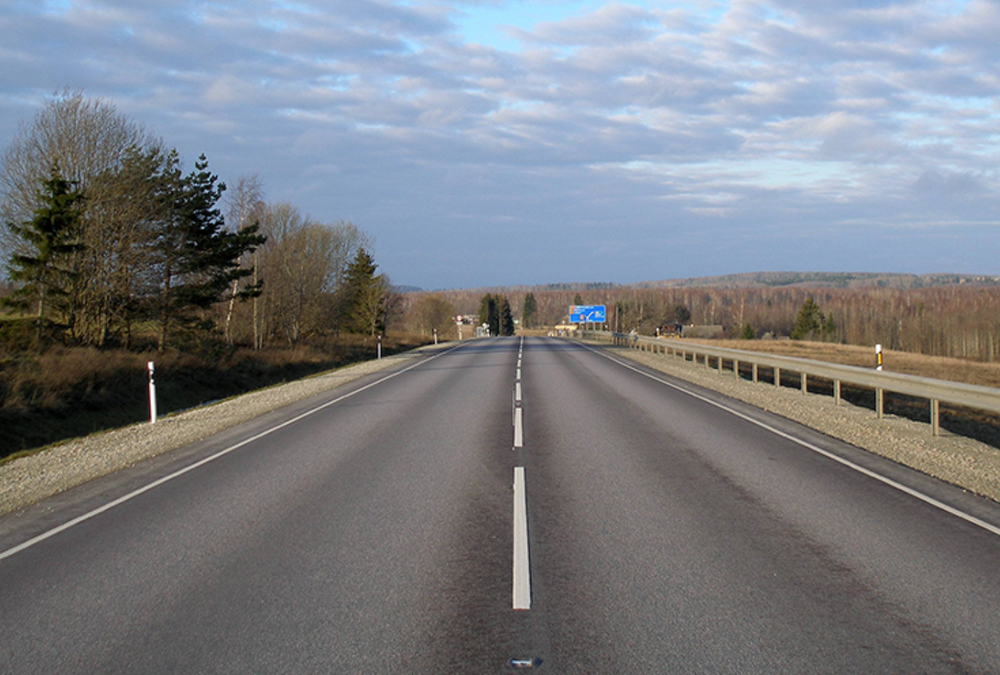
#> input picture 2/road.png, 1000 x 675 px, shrunk from 1378 x 930 before the run
$ python lane_detection.py
#> lines starting #> are read from the running program, lines starting #| are printed output that depends on the picture; after the words box and inside, x2 and y2 are one past the last pixel; in counts of white or black regions, pixels touching at a corner belong together
import cv2
import numpy as np
import matplotlib.pyplot as plt
import os

# [152 lines left out: functions region_of_interest, draw_lines, lane_detection_pipeline, not called in this run]

# 算法分析 (已更新)
analysis = """
Algorithm Analysis:
1. **Grayscale Conversion**: Converts the color image to grayscale to reduce computational complexity.
2. **Gaussian Blur**: Applies a Gaussian filter to smooth the image and reduce noise.
3. **Canny Edge Detection**: Detects edges in the image by looking for strong gradients.
4. **Region of Interest (ROI)**: A mask is applied to focus only on the road area, eliminating irrelevant edges from the environment.
5. **Hough Transform**: The Probabilistic Hough Transform is used to detect line segments in the edge-detected image.
6. **Line Filtering and Extrapolation**: (Improved Step) The detected line segments are separated into left and right lanes based on their slope. Segments with near-horizontal slopes are filtered out as noise. Linear regression (polyfit) is then used to fit a single solid line for each lane, which is extrapolated to cover the full region of interest, providing a clean visualization of the lane boundaries.
"""

if __name__ == "__main__":
    print(analysis)
    # 请将此处修改为你拍摄的校园道路图片文件名
    input_image = 'campus_road.jpg'
    output_image = 'campus_road_result.jpg'

    # 如果没有图片，代码会提示错误。# filepath: c:\Users\bond\Desktop\cv\ex\2\lane_detection.py
import cv2
import numpy as np
import matplotlib.pyplot as plt
import os

def region_of_interest(img, vertices):
    """
    应用图像掩膜。
    只保留由 `vertices` 定义的多边形区域内的图像，其余部分置黑。
    """
    mask = np.zeros_like(img)

    if len(img.shape) > 2:
        channel_count = img.shape[2]
        ignore_mask_color = (255,) * channel_count
    else:
        ignore_mask_color = 255

    cv2.fillPoly(mask, vertices, ignore_mask_color)
    masked_image = cv2.bitwise_and(img, mask)
    return masked_image

def draw_lines(img, lines, color=[0, 255, 0], thickness=8):
    """
    改进后的画线函数：
    1. 根据斜率区分左右车道。
    2. 过滤掉斜率过小的噪点（如水平线）。
    3. 对左右车道的点进行线性拟合，画出完整的车道线。
    """
    if lines is None:
        return

    # 存储左右车道的点
    left_x, left_y = [], []
    right_x, right_y = [], []

    # 图像尺寸
    height, width = img.shape[:2]
    # 设定车道线延伸的最高点（对应ROI的顶部比例）
    y_min = int(height * 0.6)
    y_max = height

    for line in lines:
        for x1, y1, x2, y2 in line:
            # 计算斜率
            if x2 == x1:
                continue # 防止除以0
            slope = (y2 - y1) / (x2 - x1)

            # 过滤掉斜率绝对值太小的线（近似水平的线通常不是车道线）
            if abs(slope) < 0.4:
                continue

            # 根据斜率正负区分左右车道
            # 在图像坐标系中，y向下增大。
            # 左车道：x增大时y减小（向上延伸），斜率 < 0
            # 右车道：x增大时y增大（向下延伸），斜率 > 0
            if slope < 0:
                left_x.extend([x1, x2])
                left_y.extend([y1, y2])
            else:
                right_x.extend([x1, x2])
                right_y.extend([y1, y2])

    # 内部函数：拟合并不画线
    def fit_and_draw(x_points, y_points):
        if len(x_points) >= 2:
            # 1次多项式拟合 (y = mx + b)
            poly = np.polyfit(x_points, y_points, 1)
            m = poly[0]
            b = poly[1]

            # 根据直线方程计算端点
            # x = (y - b) / m
            if m != 0:
                x1 = int((y_max - b) / m)
                x2 = int((y_min - b) / m)
                cv2.line(img, (x1, y_max), (x2, y_min), color, thickness)

    fit_and_draw(left_x, left_y)
    fit_and_draw(right_x, right_y)

def lane_detection_pipeline(image_path, output_path):
    # 1. 读取图像
#> called with image_path = 'road.png', output_path = 'road_result.png'
    if not os.path.exists(image_path):
        print(f"Error: Image {image_path} not found.")
        return

    image = cv2.imread(image_path)
#> image is the input picture: shape (675, 1000, 3); mean B, G, R 131.5, 126, 122.7
    if image is None:
        print(f"Error: Could not read image {image_path}.")
        return

    image_rgb = cv2.cvtColor(image, cv2.COLOR_BGR2RGB)

    # 2. 灰度化
    gray = cv2.cvtColor(image, cv2.COLOR_BGR2GRAY)
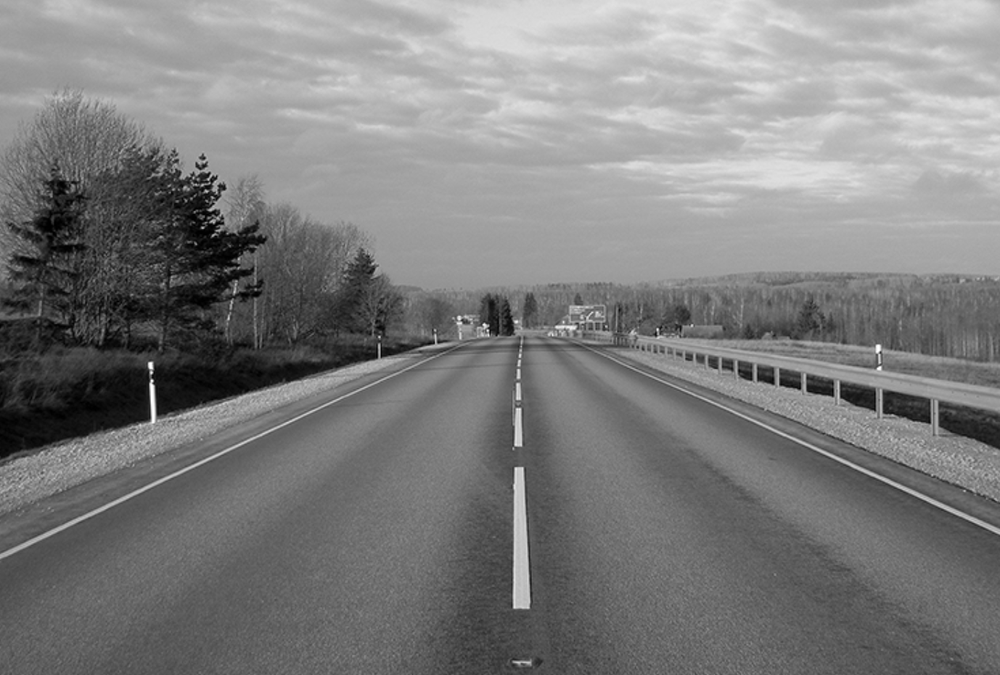
#> gray: shape (675, 1000); min 0, max 255, mean 125.7

    # 3. 高斯模糊
    kernel_size = 5
    blur_gray = cv2.GaussianBlur(gray, (kernel_size, kernel_size), 0)

    # 4. Canny 边缘检测
    low_threshold = 50
    high_threshold = 150
    edges = cv2.Canny(blur_gray, low_threshold, high_threshold)
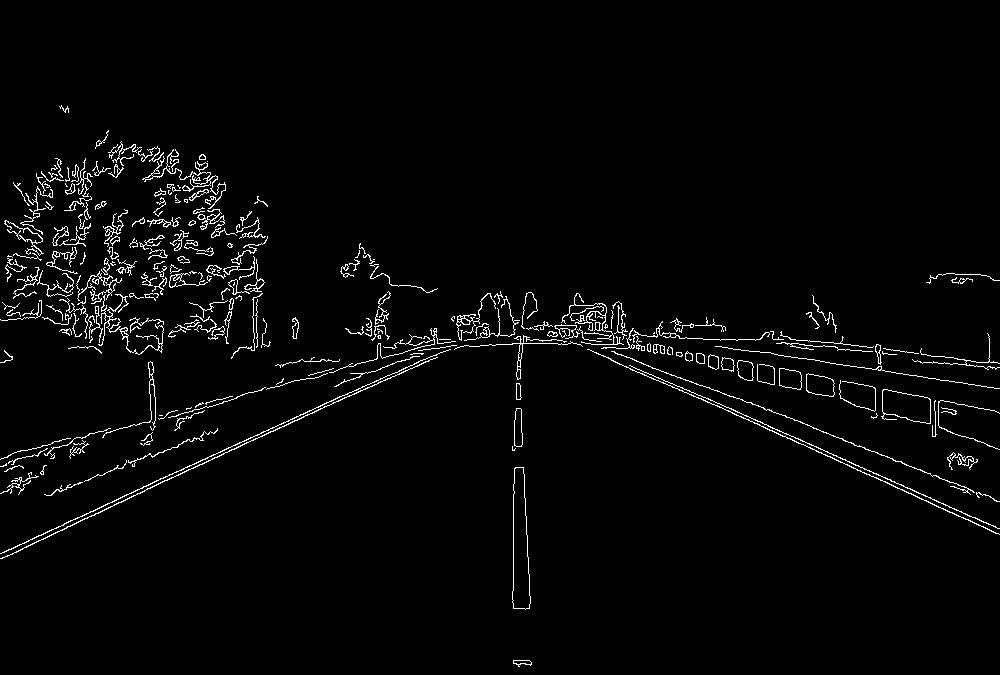
#> edges: shape (675, 1000); 2.6% white in thin lines or dots, all inside (x1, y1, x2, y2) = (0, 105, 1000, 667)

    # 5. 感兴趣区域 (ROI) 选择
    imshape = image.shape
#> imshape = (675, 1000, 3)
    height = imshape[0]
#> height = 675
    width = imshape[1]
#> width = 1000

    # 定义梯形掩膜顶点
    # 注意：如果是校园道路，可能需要根据实际拍摄角度调整这些比例
    vertices = np.array([[(0, height),
                          (width * 0.45, height * 0.6),
                          (width * 0.55, height * 0.6),
                          (width, height)]], dtype=np.int32)

    masked_edges = region_of_interest(edges, vertices)
#> in region_of_interest, `cv2.fillPoly(mask, vertices, ignore_mask_color)`:
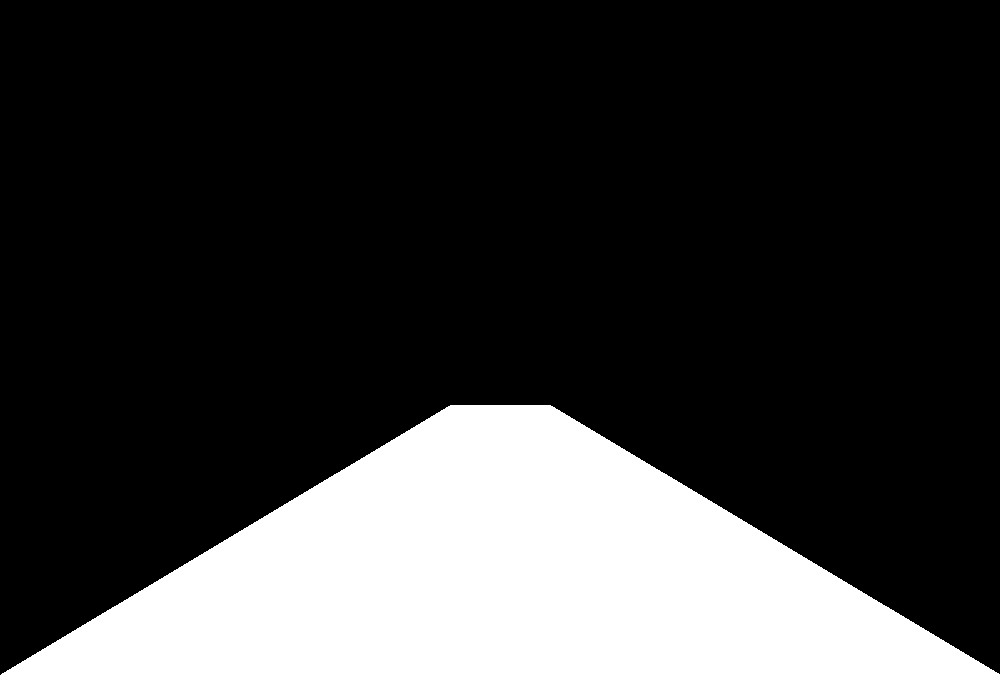
#> mask: shape (675, 1000); 22% white; 1 white region, box (x1, y1, x2, y2) and area: (1, 405, 1000, 675) 148680
#> in region_of_interest, `masked_image = cv2.bitwise_and(img, mask)`:
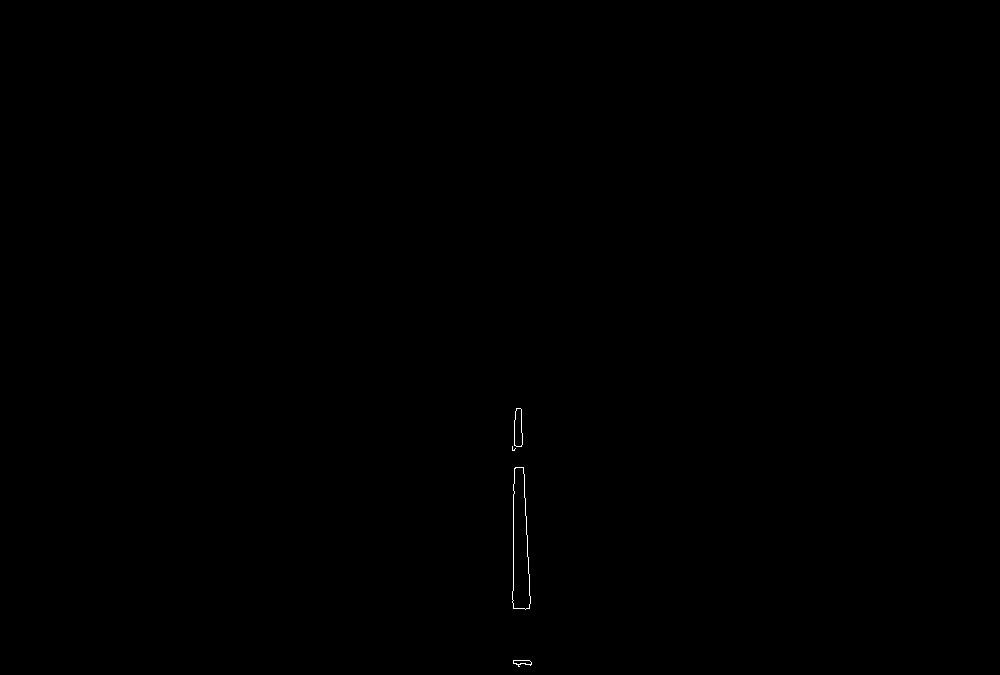
#> masked_image: shape (675, 1000); 0.07% white in thin lines or dots, all inside (x1, y1, x2, y2) = (512, 408, 532, 667)

    # 6. 霍夫变换 (Hough Transform)
    rho = 1             # 距离分辨率 (像素)
    theta = np.pi/180   # 角度分辨率 (弧度)
    threshold = 15      # 最小投票数
    min_line_len = 40   # 最小线段长度
    max_line_gap = 20   # 允许的最大线段间隙

    lines = cv2.HoughLinesP(masked_edges, rho, theta, threshold, np.array([]),
                            minLineLength=min_line_len, maxLineGap=max_line_gap)
#> lines = [[523, 467, 530, 603], [513, 608, 513, 484], [514, 493, 514, 420]]

    # 7. 在空白图像上绘制拟合后的车道线
    line_image = np.zeros((height, width, 3), dtype=np.uint8)
    draw_lines(line_image, lines)
#> the loop in draw_lines, `for line in lines:` made 3 passes
#> after the loop in draw_lines, `for line in lines:`: left_x = []; right_x = [523, 530]; right_y = [467, 603]

    # 8. 将车道线叠加回原图
    result = cv2.addWeighted(image, 0.8, line_image, 1, 0)
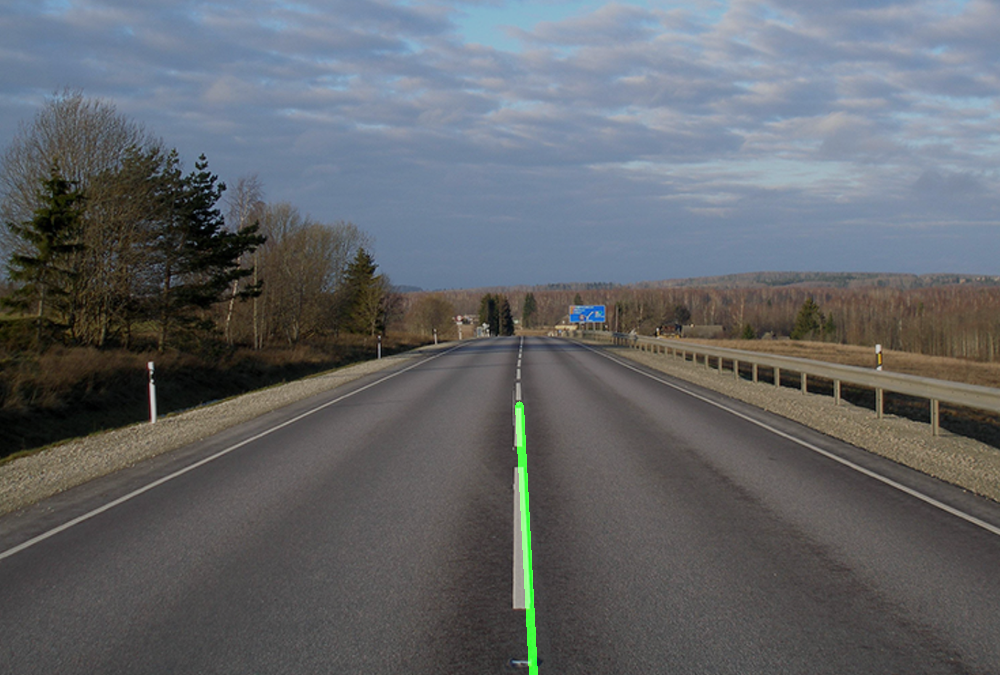
#> result: shape (675, 1000, 3); mean B, G, R 105.2, 101.4, 98.2

    # 保存结果
    cv2.imwrite(output_path, result)
    print(f"Result saved to {output_path}")

    # 可视化展示
    plt.figure(figsize=(10, 5))
    plt.subplot(1, 2, 1)
    plt.imshow(image_rgb)
    plt.title('Original Image')
    plt.axis('off')

    plt.subplot(1, 2, 2)
    plt.imshow(cv2.cvtColor(result, cv2.COLOR_BGR2RGB))
    plt.title('Lane Detection Result')
    plt.axis('off')

    plt.show()
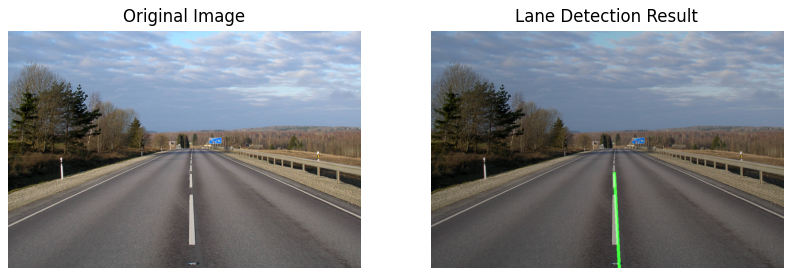
#> figure drawn by matplotlib, 2 panels

    return result

# 算法分析 (已更新)
analysis = """
Algorithm Analysis:
1. **Grayscale Conversion**: Converts the color image to grayscale to reduce computational complexity.
2. **Gaussian Blur**: Applies a Gaussian filter to smooth the image and reduce noise.
3. **Canny Edge Detection**: Detects edges in the image by looking for strong gradients.
4. **Region of Interest (ROI)**: A mask is applied to focus only on the road area, eliminating irrelevant edges from the environment.
5. **Hough Transform**: The Probabilistic Hough Transform is used to detect line segments in the edge-detected image.
6. **Line Filtering and Extrapolation**: (Improved Step) The detected line segments are separated into left and right lanes based on their slope. Segments with near-horizontal slopes are filtered out as noise. Linear regression (polyfit) is then used to fit a single solid line for each lane, which is extrapolated to cover the full region of interest, providing a clean visualization of the lane boundaries.
"""

if __name__ == "__main__":
    print(analysis)
    input_image = 'road.png'
    output_image = 'road_result.png'
    lane_detection_pipeline(input_image, output_image)
